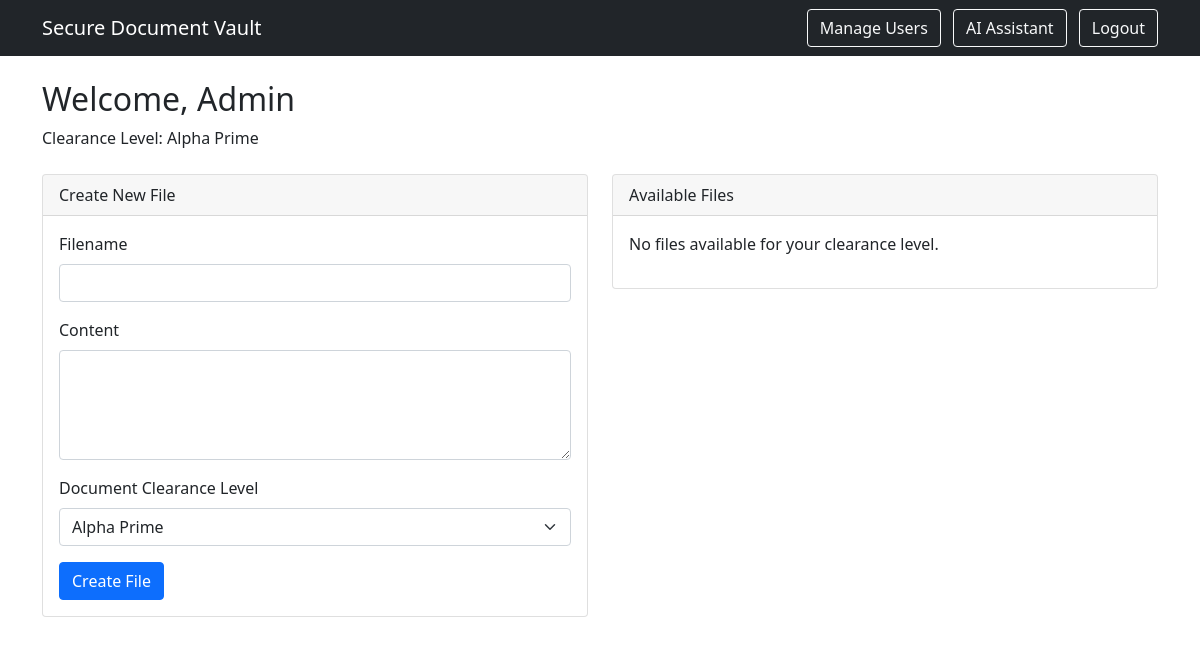
The app's page /dashboard (signed in), older data.
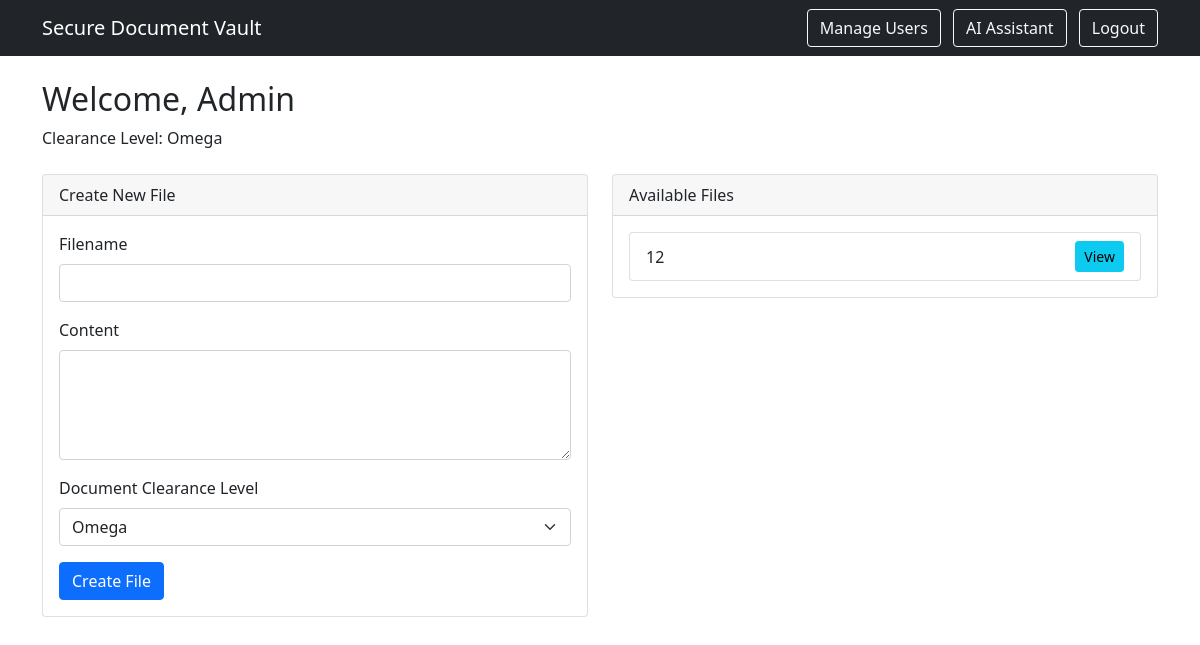
The same page, newer data.
### tables this page shows
CREATE TABLE files (
            id INTEGER PRIMARY KEY AUTOINCREMENT,
            filename TEXT,
            encrypted_data BLOB,
            clearance_level TEXT
        );

### main.py (the view)
@app.route('/dashboard')
def dashboard():
    if 'name' not in session:
        return redirect(url_for('login'))
    conn = get_db()
    cursor = conn.cursor()
    cursor.execute("SELECT filename, clearance_level FROM files")
    all_files = cursor.fetchall()
    conn.close()
    files = [file for file in all_files
             if ACCESS_LEVELS[session['clearance']] >= ACCESS_LEVELS[file['clearance_level']]]
    return render_template('dashboard.html', files=files, ACCESS_LEVELS=ACCESS_LEVELS)

### main.py (called while the page is built)
def get_db():
    conn = sqlite3.connect("secure_files.db")
    conn.row_factory = sqlite3.Row
    return conn

### templates/dashboard.html (shortened to what this page needs)
{% extends "base.html" %}
{% block content %}
<h2>Welcome, {{ session.name }}</h2>
<p>Clearance Level: {{ session.clearance }}</p>
<div class="row mt-4">
    <div class="col-md-6">
        <div class="card">
            <div class="card-header">Create New File</div>
            <div class="card-body">
                <form method="POST" action="{{ url_for('create_file') }}">
                    <div class="mb-3">
                        <label class="form-label">Filename</label>
                        <input type="text" class="form-control" name="filename" required>
                    </div>
                    <div class="mb-3">
                        <label class="form-label">Content</label>
                        <textarea class="form-control" name="content" rows="4" required></textarea>
                    </div>
                    <div class="mb-3">
                        <label class="form-label">Document Clearance Level</label>
                        <select class="form-select" name="doc_clearance" required>
                            {% for level in ACCESS_LEVELS %}
                                {% if ACCESS_LEVELS[level] <= ACCESS_LEVELS[session.clearance] %}
                                    <option value="{{ level }}">{{ level }}</option>
                                {% endif %}
                            {% endfor %}
                        </select>
                    </div>
                    <button type="submit" class="btn btn-primary">Create File</button>
                </form>
            </div>
        </div>
    </div>
    <div class="col-md-6">
        <div class="card">
            <div class="card-header">Available Files</div>
            <div class="card-body">
                {% if files %}
                    <ul class="list-group">
                    {% for file in files %}
                        <li class="list-group-item d-flex justify-content-between align-items-center">
                            {{ file.filename }}
                            <form method="POST" action="{{ url_for('retrieve_file') }}" style="display: inline;">
                                <button type="submit" class="btn btn-sm btn-info">View</button>
                            </form>
                        </li>
                    {% endfor %}
                    </ul>
                {% else %}
                    <p>No files available for your clearance level.</p>
                {% endif %}
            </div>
        </div>
    </div>
</div>
{% endblock %}

Row changes from the older to the newer data that the page shows:
added files: filename "12"
Text that changed along with them:
{{ session.clearance }}: "Alpha Prime" → "Omega"
form field doc_clearance: "Alpha Prime" → "Omega"
text no longer shown: "No files available for your clearance level."
